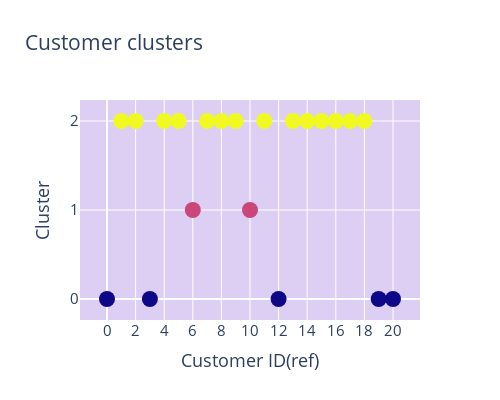

Here is the notebook cell this chart was saved with:
### Markdown cell above
Dot plot for cluster visualization

### Code cell
fig = go.Figure()
fig.add_trace(go.Scatter(x=df_rfm['index'], y=df_rfm['Cluster'],
                    mode='markers',
                    marker_color=df_rfm['Cluster'],
                    marker_size=16,
                    text=df_rfm['Cluster'],
                    )),
fig.update_yaxes(nticks=3)
fig.update_xaxes(nticks=20)
fig.update_layout(
    title="Customer clusters",
    xaxis_title="Customer ID(ref)",
    yaxis_title="Cluster",
    legend_title="Legend Title",
    autosize=False,width=500,height=400,
    font=dict(
        size=15),
    plot_bgcolor='#DDCFF4'
    
)
fig.show()

### Figure 1 — Plotly figure (JSON) as saved in the notebook; plotly's stock layout.template omitted (floating-point values rounded to 4 significant figures)
{"data": [{"marker": {"color": [0, 2, 2, 0, 2, 2, 1, 2, 2, 2, 1, 2, 0, 2, 2, 2, 2, 2, 2, 0, 0], "size": 16}, "mode": "markers", "text": [0, 2, 2, 0, 2, 2, 1, 2, 2, 2, 1, 2, 0, 2, 2, 2, 2, 2, 2, 0, 0], "type": "scatter", "x": [0, 1, 2, 3, 4, 5, 6, 7, 8, 9, 10, 11, 12, 13, 14, 15, 16, 17, 18, 19, 20], "y": [0, 2, 2, 0, 2, 2, 1, 2, 2, 2, 1, 2, 0, 2, 2, 2, 2, 2, 2, 0, 0]}], "layout": {"autosize": false, "font": {"size": 15}, "height": 400, "legend": {"title": {"text": "Legend Title"}}, "plot_bgcolor": "#DDCFF4", "title": {"text": "Customer clusters"}, "width": 500, "xaxis": {"nticks": 20, "title": {"text": "Customer ID(ref)"}}, "yaxis": {"nticks": 3, "title": {"text": "Cluster"}}}}
